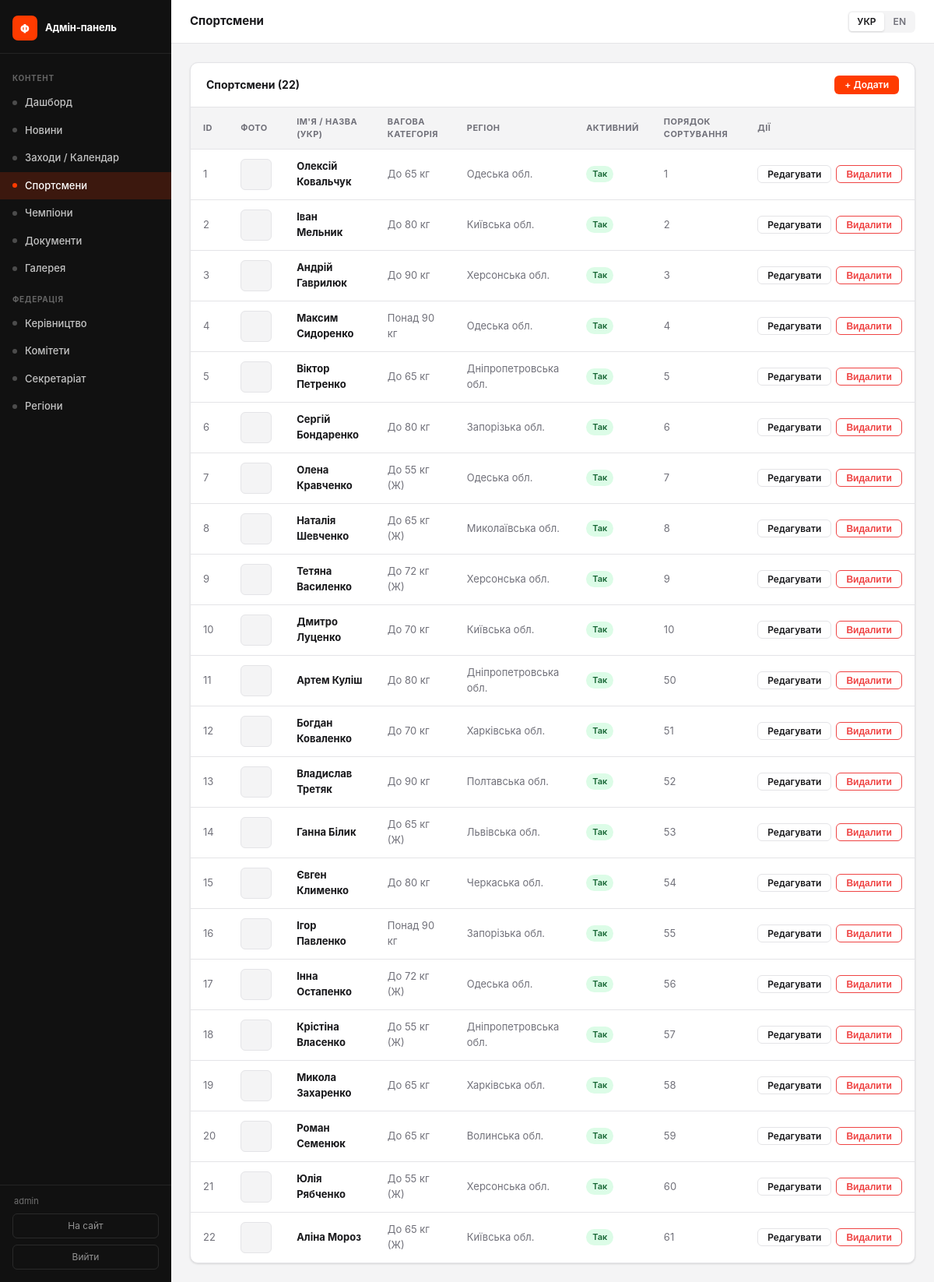
Screenshot of /admin/athletes (signed in) with the database file from the repository.
### tables this page shows
CREATE TABLE athletes (
        id INTEGER PRIMARY KEY AUTOINCREMENT,
        name TEXT NOT NULL,
        weight_class TEXT,
        birth_year INTEGER,
        region TEXT,
        achievements TEXT,
        photo TEXT,
        is_active INTEGER DEFAULT 1,
        sort_order INTEGER DEFAULT 0
    , achievements_en TEXT, name_en TEXT, weight_class_en TEXT, region_en TEXT);

### admin.py (the view)
@admin_bp.route('/athletes')
@require_admin
def athletes_list():
    conn = db.get_db()
    items = conn.execute("SELECT * FROM athletes ORDER BY sort_order, name").fetchall()
    conn.close()
    return render_template('admin/athletes_list.html', items=items)

### admin.py (called while the page is built)
def _lang():
    return session.get('admin_lang', 'uk')

def require_admin(f):
    @functools.wraps(f)
    def decorated(*args, **kwargs):
        if not session.get('admin_logged_in'):
            return redirect(url_for('admin.login'))
        return f(*args, **kwargs)
    return decorated

@admin_bp.context_processor
def _ctx():
    lang = _lang()
    return {
        'admin_lang': lang,
        'L': _L[lang],
        'admin_user': session.get('admin_username', ''),
        'req_endpoint': request.endpoint or '',
    }

### app.py (called while the page is built)
@app.before_request
def set_language():
    lang = request.cookies.get('lang', 'uk')
    g.lang = lang if lang in SUPPORTED_LANGS else 'uk'
    g.t    = make_t(g.lang)

@app.context_processor
def inject_globals():
    return {
        'current_year': datetime.today().year,
        'lang': g.lang,
        't': g.t,
        'icon': _icon,
    }

def _fix_text_node(text):
    text = _PREP_RE.sub(lambda m: m.group(1) + ' ', text)
    text = _YEAR_RE.sub(r'\1 \2', text)
    return text

### db.py (called while the page is built)
def get_db():
    conn = sqlite3.connect(DB_PATH)
    conn.row_factory = sqlite3.Row
    conn.execute("PRAGMA journal_mode=WAL")
    return conn

### translations.py (called while the page is built)
def make_t(lang):
    d = TRANSLATIONS.get(lang, UK)
    def t(key):
        return d.get(key, UK.get(key, key))
    return t

### templates/admin/athletes_list.html (shortened to what this page needs)
{% extends "admin/base.html" %}
{% block page_title %}{{ L.athletes }}{% endblock %}
{% block content %}
<div class="a-card">
  <div class="a-card-header">
    <div class="a-card-title">{{ L.athletes }} ({{ items|length }})</div>
    <a class="btn btn-primary btn-sm" href="/admin/athletes/new">+ {{ L.add }}</a>
  </div>
  {% if items %}
  <table class="a-table">
    <thead>
      <tr>
        <th>{{ L.id }}</th>
        <th>{{ L.photo }}</th>
        <th>{{ L.name_uk }}</th>
        <th>{{ L.weight_class }}</th>
        <th>{{ L.region }}</th>
        <th>{{ L.active }}</th>
        <th>{{ L.sort_order }}</th>
        <th>{{ L.actions }}</th>
      </tr>
    </thead>
    <tbody>
      {% for item in items %}
      <tr>
        <td class="muted">{{ item.id }}</td>
        <td>
          {% if item.photo %}
          <img class="a-thumb" src="/static/uploads/{{ item.photo }}" alt="">
          {% else %}
          <div style="width:40px;height:40px;background:var(--bg);border-radius:6px;border:1px solid var(--border);"></div>
          {% endif %}
        </td>
        <td><strong>{{ item.name }}</strong></td>
        <td class="muted">{{ item.weight_class or '—' }}</td>
        <td class="muted">{{ item.region or '—' }}</td>
        <td>
          {% if item.is_active %}<span class="badge badge-green">{{ L.yes }}</span>
          {% else %}<span class="badge badge-gray">{{ L.no }}</span>{% endif %}
        </td>
        <td class="muted">{{ item.sort_order }}</td>
        <td>
          <div class="a-actions">
            <a class="btn btn-ghost btn-sm" href="/admin/athletes/{{ item.id }}/edit">{{ L.edit }}</a>
            <form method="post" action="/admin/athletes/{{ item.id }}/delete" style="display:inline;"
                  onsubmit="return confirm('{{ L.confirm_delete }}')">
              <button class="btn btn-sm" style="color:var(--danger);border-color:currentColor;background:transparent;" type="submit">{{ L.delete }}</button>
            </form>
          </div>
        </td>
      </tr>
      {% endfor %}
    </tbody>
  </table>
  {% else %}
  <div class="a-empty">{{ 'Спортсменів ще немає' if admin_lang == 'uk' else 'No athletes yet' }}</div>
  {% endif %}
</div>
{% endblock %}

### static/css/admin.css (style rules this page uses)
*, *::before, *::after { box-sizing: border-box; margin: 0; padding: 0; }
:root { --brand: #FF3B00; --brand-hover: #e03200; --sidebar-w: 220px; --sidebar-bg: #111; --sidebar-text: rgba(255,255,255,.75); --sidebar-active: #FF3B00; --bg: #f4f4f5; --surface: #fff; --border: #e4e4e7; --text: #18181b; --muted: #71717a; --radius: 10px; --danger: #ef4444; --success: #22c55e; --shadow: 0 1px 3px rgba(0,0,0,.08), 0 1px 2px rgba(0,0,0,.06); }
html, body { height: 100%; }
body { font-family: -apple-system, BlinkMacSystemFont, 'Segoe UI', Helvetica, Arial, sans-serif; font-size: 14px; line-height: 1.5; color: var(--text); background: var(--bg); }
.a-card { background: var(--surface); border: 1px solid var(--border); border-radius: var(--radius); box-shadow: var(--shadow); overflow: hidden; }
.a-card-header { padding: 1rem 1.25rem; border-bottom: 1px solid var(--border); display: flex; align-items: center; gap: .75rem; }
.a-card-title { font-size: 14px; font-weight: 700; flex: 1; }
.a-table { width: 100%; border-collapse: collapse; font-size: 13px; }
.a-table th { text-align: left; padding: .625rem 1rem; font-size: 11px; font-weight: 700; letter-spacing: .04em; text-transform: uppercase; color: var(--muted); background: var(--bg); border-bottom: 1px solid var(--border); }
.a-table td { padding: .75rem 1rem; border-bottom: 1px solid var(--border); vertical-align: middle; }
.a-table tr:last-child td { border-bottom: none; }
.a-table .muted { color: var(--muted); }
.a-table .a-actions { display: flex; gap: .375rem; align-items: center; }
.badge { display: inline-flex; align-items: center; padding: 2px 8px; border-radius: 100px; font-size: 11px; font-weight: 600; line-height: 1.5; }
.badge-green { background: #dcfce7; color: #166534; }
.btn { display: inline-flex; align-items: center; gap: .375rem; padding: .5rem 1rem; border-radius: 8px; font-size: 13px; font-weight: 600; cursor: pointer; border: 1px solid transparent; text-decoration: none; transition: all .15s; line-height: 1; }
.btn-primary { background: var(--brand); color: #fff; }
.btn-ghost { background: transparent; color: var(--text); border-color: var(--border); }
.btn-sm { padding: .3rem .75rem; font-size: 12px; border-radius: 6px; }

### rows the page displays
athletes: id "1", name "Олексій Ковальчук", weight_class "До 65 кг", region "Одеська обл.", yes "Так", sort_order "1", edit "Редагувати", delete "Видалити"
athletes: id "2", name "Іван Мельник", weight_class "До 80 кг", region "Київська обл.", yes "Так", sort_order "2", edit "Редагувати", delete "Видалити"
athletes: id "3", name "Андрій Гаврилюк", weight_class "До 90 кг", region "Херсонська обл.", yes "Так", sort_order "3", edit "Редагувати", delete "Видалити"
athletes: id "4", name "Максим Сидоренко", weight_class "Понад 90 кг", region "Одеська обл.", yes "Так", sort_order "4", edit "Редагувати", delete "Видалити"
athletes: id "5", name "Віктор Петренко", weight_class "До 65 кг", region "Дніпропетровська обл.", yes "Так", sort_order "5", edit "Редагувати", delete "Видалити"
athletes: id "6", name "Сергій Бондаренко", weight_class "До 80 кг", region "Запорізька обл.", yes "Так", sort_order "6", edit "Редагувати", delete "Видалити"
athletes: id "7", name "Олена Кравченко", weight_class "До 55 кг (Ж)", region "Одеська обл.", yes "Так", sort_order "7", edit "Редагувати", delete "Видалити"
athletes: id "8", name "Наталія Шевченко", weight_class "До 65 кг (Ж)", region "Миколаївська обл.", yes "Так", sort_order "8", edit "Редагувати", delete "Видалити"
athletes: id "9", name "Тетяна Василенко", weight_class "До 72 кг (Ж)", region "Херсонська обл.", yes "Так", sort_order "9", edit "Редагувати", delete "Видалити"
athletes: id "10", name "Дмитро Луценко", weight_class "До 70 кг", region "Київська обл.", yes "Так", sort_order "10", edit "Редагувати", delete "Видалити"
athletes: id "11", name "Артем Куліш", weight_class "До 80 кг", region "Дніпропетровська обл.", yes "Так", sort_order "50", edit "Редагувати", delete "Видалити"
athletes: id "12", name "Богдан Коваленко", weight_class "До 70 кг", region "Харківська обл.", yes "Так", sort_order "51", edit "Редагувати", delete "Видалити"
athletes: id "13", name "Владислав Третяк", weight_class "До 90 кг", region "Полтавська обл.", yes "Так", sort_order "52", edit "Редагувати", delete "Видалити"
athletes: id "14", name "Ганна Білик", weight_class "До 65 кг (Ж)", region "Львівська обл.", yes "Так", sort_order "53", edit "Редагувати", delete "Видалити"
athletes: id "15", name "Євген Клименко", weight_class "До 80 кг", region "Черкаська обл.", yes "Так", sort_order "54", edit "Редагувати", delete "Видалити"
athletes: id "16", name "Ігор Павленко", weight_class "Понад 90 кг", region "Запорізька обл.", yes "Так", sort_order "55", edit "Редагувати", delete "Видалити"
athletes: id "17", name "Інна Остапенко", weight_class "До 72 кг (Ж)", region "Одеська обл.", yes "Так", sort_order "56", edit "Редагувати", delete "Видалити"
athletes: id "18", name "Крістіна Власенко", weight_class "До 55 кг (Ж)", region "Дніпропетровська обл.", yes "Так", sort_order "57", edit "Редагувати", delete "Видалити"
athletes: id "19", name "Микола Захаренко", weight_class "До 65 кг", region "Харківська обл.", yes "Так", sort_order "58", edit "Редагувати", delete "Видалити"
athletes: id "20", name "Роман Семенюк", weight_class "До 65 кг", region "Волинська обл.", yes "Так", sort_order "59", edit "Редагувати", delete "Видалити"
athletes: id "21", name "Юлія Рябченко", weight_class "До 55 кг (Ж)", region "Херсонська обл.", yes "Так", sort_order "60", edit "Редагувати", delete "Видалити"
athletes: id "22", name "Аліна Мороз", weight_class "До 65 кг (Ж)", region "Київська обл.", yes "Так", sort_order "61", edit "Редагувати", delete "Видалити"

### other values shown
{{ L.admin_panel }} "Адмін-панель"
{{ 'Контент' if admin_lang == 'uk' else 'Content' }} "КОНТЕНТ"
{{ L.dashboard }} "Дашборд"
{{ L.news }} "Новини"
{{ L.events }} "Заходи / Календар"
{{ L.athletes }} "Спортсмени"
{{ L.champions }} "Чемпіони"
{{ L.documents }} "Документи"
{{ L.gallery }} "Галерея"
{{ 'Федерація' if admin_lang == 'uk' else 'Federation' }} "ФЕДЕРАЦІЯ"
{{ L.leadership }} "Керівництво"
{{ L.committees }} "Комітети"
{{ L.secretariat }} "Секретаріат"
{{ L.regions }} "Регіони"
{{ admin_user }} "admin"
